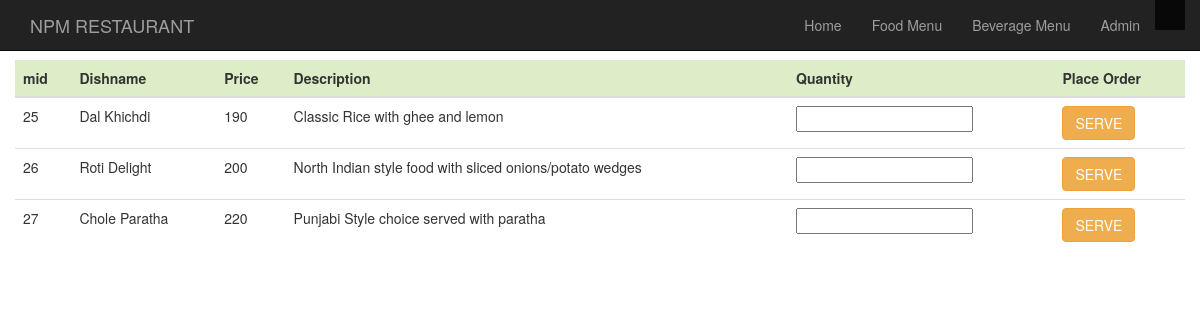
Page /indian.php on the committed database.
### tables this page shows
CREATE TABLE `menulist` (
  `category` varchar(100) NOT NULL,
  `dishname` varchar(100) NOT NULL,
  `price` int(10) NOT NULL,
  `description` varchar(1000) NOT NULL,
  `mid` int(10) NOT NULL
);

### indian.php (the view, shortened to what this page needs)
<!DOCTYPE html>
   <html>
   <head>
<link rel="stylesheet" href="https://maxcdn.bootstrapcdn.com/bootstrap/3.3.7/css/bootstrap.min.css">
<link rel="stylesheet" type="text/css" href="">
</head>
<body>
<nav class="navbar navbar-inverse navbar-fixed-top">
      <div class="container">
        <div class="navbar-header">
          <a class="navbar-brand" href="index.php">NPM RESTAURANT</a>
        </div>
        <div id="navbar" class="collapse navbar-collapse">
          <ul class="nav navbar-nav navbar-right">
            <li><a href="index.php">Home</a></li>
            <li><a href="foodmenu.php">Food Menu</a></li>
            <li><a href="beveragemenu.php">Beverage Menu</a></li>
            <li><a href="login.php">Admin</a></li>
         <li class="nav-item active" active>
      <a class="nav-link" style="margin-left:0vw" href="">
      <?php if(isset($_SESSION['tno']))
{ echo "Table no ".$_SESSION['tno']; } ?></a></li>
          </ul>
        </div>
      </div>
    </nav>
<br><br><br>
<?php
  $db="npm_res";
  $conn = new mysqli("localhost","root","","npm_res");
  $conn ->select_db($db) or die( "Unable to select database");
  $res=mysqli_query($conn,"Select * from menulist where category='Indian'");
?>
<div class="container">
<div class="row justify-content-center">
  <table class="table">
  <thead class="thead" style="background-color: #dcedc8;">
  <tr>
<th scope="col">mid</th>
<th scope="col">Dishname</th>
<th scope="col">Price</th>
<th scope="col">Description</th>
<th scope="col">Quantity</th>
<th scope="col">Place Order</th>
  </tr>
  </thead>
  <?php
while($row = $res->fetch_assoc()): ?>
<tr>
<td>
<?php echo $row['mid']; ?>
</td>
<td>
<?php echo $row['dishname'];
?>
</td>
<td>
<?php echo $row['price']; ?>
</td>
<td>
<?php echo $row['description']; ?>
</td>
<td>
<input type="text" class="qty" name="quantity" value=""></input>
</td>
<td><input type="button" name="<?php echo $row['category'] ?>" onclick="fun()" id="<?php echo $row['dishname'] ?>" value="SERVE" class="btn btn-warning common">
</td>
</tr>
 <?php endwhile; ?>
</table>
</div>
</div>
</body>
</html>

### rows in the picture
menulist: mid "25", dishname "Dal Khichdi", price "190", description "Classic Rice with ghee and lemon"
menulist: mid "26", dishname "Roti Delight", price "200", description "North Indian style food with sliced onions/potato wedges"
menulist: mid "27", dishname "Chole Paratha", price "220", description "Punjabi Style choice served with paratha"
